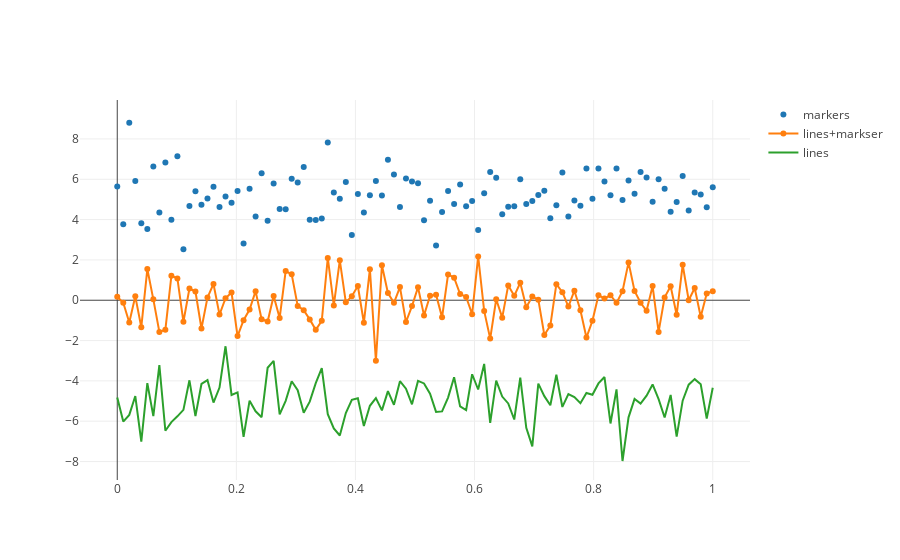

Notebook cell for this chart:
### Markdown cell above
### some notes on the way:
- create data (here: 'random' vars)
- create traces by 'go' statement
- make list out of data
- pass the list to the iplot function which creates the graph

### Code cell
N = 100
random_x = np.linspace(0, 1, N)
random_y0 = np.random.randn(N) + 5
random_y1 = np.random.randn(N)
random_y2 = np.random.randn(N) - 5

trace0 = go.Scatter(x=random_x, y=random_y0, mode="markers", name="markers")
trace1 = go.Scatter(x=random_x, y=random_y1, mode="lines+markers", name="lines+markser")
trace2 = go.Scatter(x=random_x, y=random_y2, mode="lines", name="lines")

data = [trace0, trace1, trace2]

iplot(data)
